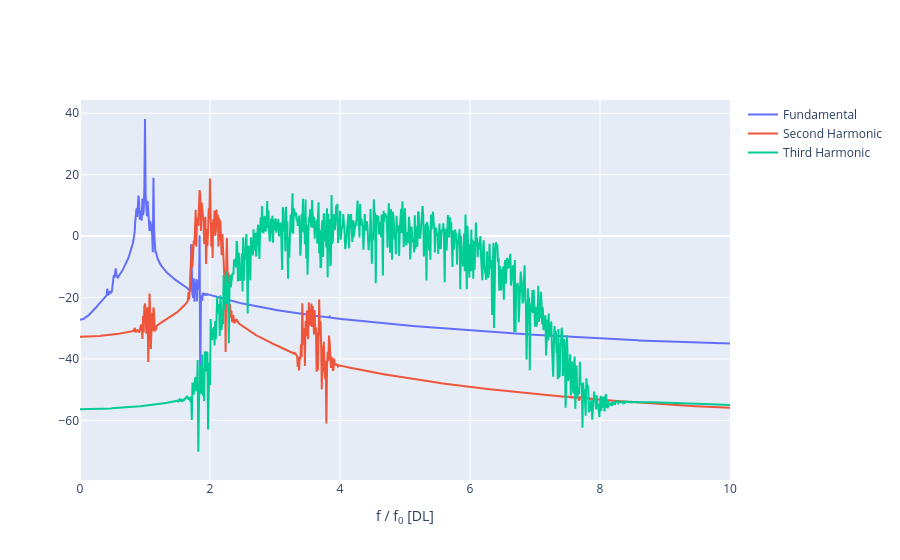

The code cell stored with this chart in its notebook:
### Code cell
tr_obj.calc_frequencies(sampling_rate)

node_fund = tr_obj.get_node_at_frequency(frequency)
node_2nd = tr_obj.get_node_at_frequency(2*frequency)
node_3rd = tr_obj.get_node_at_frequency(3*frequency)

fund_rec = inv.inv_node(node_fund)
spec_rec = sf.spectral_entropy(fund_rec)
psd_1 = psd(fund_rec, sampling_rate, frequency)

second_rec = inv.inv_node(node_2nd)
spec_rec_2 = sf.spectral_entropy(second_rec)
psd_2 = psd(second_rec, sampling_rate, frequency)

noise_rec = inv.inv_node(node_3rd)
spec_rec_3 = sf.spectral_entropy(noise_rec)
psd_3 = psd(noise_rec, sampling_rate, frequency)

print(f"Spectral Entropy of Fundamental: {spec_rec}")
print(f"Spectral Entropy of Second Harmonic: {spec_rec_2}")
print(f"Spectral Entropy of Third Harmonic: {spec_rec_3}")

print(f"Energy of Fundamental: {np.log(node_fund.energy)}")
print(f"Energy of Second Harmonic: {np.log(node_2nd.energy)}")
print(f"Energy of Third Harmonic: {np.log(node_3rd.energy)}")

fig = go.Figure()
fig.add_trace(
    go.Scatter(
        x=psd_1[1],
        y=to_dB(psd_1[0]),
        mode="lines",
        name="Fundamental"
    )
)
fig.add_trace(
    go.Scatter(
        x=psd_2[1],
        y=to_dB(psd_2[0]),
        mode="lines",
        name="Second Harmonic"
    )
)
fig.add_trace(
    go.Scatter(
        x=psd_3[1],
        y=to_dB(psd_3[0]),
        mode="lines",
        name="Third Harmonic"
    )
)
fig.update_layout(
    xaxis=dict(title="f / f<sub>0</sub> [DL]", range=[0, 10]),
)
fig.show()

### Figure 1 — Plotly figure (JSON) as saved in the notebook; plotly's stock layout.template omitted (floating-point values rounded to 4 significant figures; data arrays with more than 128 entries replaced by an {"elided": "..."} marker saying what was removed)
{"data": [{"mode": "lines", "name": "Fundamental", "type": "scatter", "x": {"elided": "9090 float values"}, "y": {"elided": "9090 float values"}}, {"mode": "lines", "name": "Second Harmonic", "type": "scatter", "x": {"elided": "9090 float values"}, "y": {"elided": "9090 float values"}}, {"mode": "lines", "name": "Third Harmonic", "type": "scatter", "x": {"elided": "9090 float values"}, "y": {"elided": "9090 float values"}}], "layout": {"xaxis": {"range": [0, 10], "title": {"text": "f / f<sub>0</sub> [DL]"}}}}
